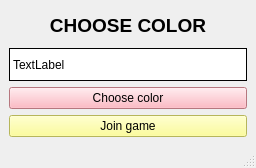
<?xml version="1.0" encoding="UTF-8"?>
<ui version="4.0">
 <class>MainWindow</class>
 <widget class="QMainWindow" name="MainWindow">
  <property name="geometry">
   <rect>
    <x>0</x>
    <y>0</y>
    <width>256</width>
    <height>168</height>
   </rect>
  </property>
  <property name="minimumSize">
   <size>
    <width>256</width>
    <height>168</height>
   </size>
  </property>
  <property name="windowTitle">
   <string>MainWindow</string>
  </property>
  <widget class="QWidget" name="centralwidget">
   <layout class="QGridLayout" name="gridLayout_2">
    <item row="0" column="0">
     <layout class="QGridLayout" name="gridLayout">
      <item row="0" column="0">
       <widget class="QLabel" name="label_2">
        <property name="text">
         <string>&lt;html&gt;&lt;head/&gt;&lt;body&gt;&lt;p align=&quot;center&quot;&gt;&lt;span style=&quot; font-size:14pt; font-weight:600;&quot;&gt;CHOOSE COLOR&lt;/span&gt;&lt;/p&gt;&lt;/body&gt;&lt;/html&gt;</string>
        </property>
       </widget>
      </item>
      <item row="1" column="0">
       <widget class="QLabel" name="label">
        <property name="styleSheet">
         <string notr="true">background-color: white;
border: 1px solid black;
</string>
        </property>
        <property name="text">
         <string>TextLabel</string>
        </property>
       </widget>
      </item>
      <item row="2" column="0">
       <widget class="QPushButton" name="pushButton">
        <property name="styleSheet">
         <string notr="true">background-color: rgb(255, 166, 178);</string>
        </property>
        <property name="text">
         <string>Choose color</string>
        </property>
       </widget>
      </item>
     </layout>
    </item>
    <item row="1" column="0">
     <widget class="QPushButton" name="pushButton_2">
      <property name="styleSheet">
       <string notr="true">background-color: rgb(255, 255, 127);</string>
      </property>
      <property name="text">
       <string>Join game</string>
      </property>
     </widget>
    </item>
   </layout>
  </widget>
  <widget class="QMenuBar" name="menubar">
   <property name="geometry">
    <rect>
     <x>0</x>
     <y>0</y>
     <width>256</width>
     <height>18</height>
    </rect>
   </property>
  </widget>
  <widget class="QStatusBar" name="statusbar"/>
 </widget>
 <resources/>
 <connections/>
</ui>
